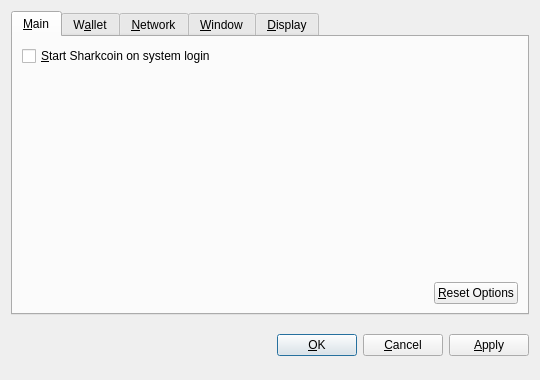
<?xml version="1.0" encoding="UTF-8"?>
<ui version="4.0">
 <class>OptionsDialog</class>
 <widget class="QDialog" name="OptionsDialog">
  <property name="geometry">
   <rect>
    <x>0</x>
    <y>0</y>
    <width>540</width>
    <height>380</height>
   </rect>
  </property>
  <property name="windowTitle">
   <string>Options</string>
  </property>
  <property name="modal">
   <bool>true</bool>
  </property>
  <layout class="QVBoxLayout" name="verticalLayout">
   <item>
    <widget class="QTabWidget" name="tabWidget">
     <property name="tabPosition">
      <enum>QTabWidget::North</enum>
     </property>
     <property name="currentIndex">
      <number>0</number>
     </property>
     <widget class="QWidget" name="tabMain">
      <attribute name="title">
       <string>&amp;Main</string>
      </attribute>
      <layout class="QVBoxLayout" name="verticalLayout_Main">
       <item>
        <widget class="QCheckBox" name="bitcoinAtStartup">
         <property name="toolTip">
          <string>Automatically start Sharkcoin after logging in to the system.</string>
         </property>
         <property name="text">
          <string>&amp;Start Sharkcoin on system login</string>
         </property>
        </widget>
       </item>
       <item>
        <spacer name="verticalSpacer_Main">
         <property name="orientation">
          <enum>Qt::Vertical</enum>
         </property>
         <property name="sizeHint" stdset="0">
          <size>
           <width>20</width>
           <height>40</height>
          </size>
         </property>
        </spacer>
       </item>
       <item>
        <layout class="QHBoxLayout" name="horizontalLayout_2_Main">
         <item>
          <spacer name="horizontalSpacer_2_Main">
           <property name="orientation">
            <enum>Qt::Horizontal</enum>
           </property>
           <property name="sizeHint" stdset="0">
            <size>
             <width>40</width>
             <height>20</height>
            </size>
           </property>
          </spacer>
         </item>
         <item>
          <widget class="QPushButton" name="resetButton">
           <property name="toolTip">
            <string>Reset all client options to default.</string>
           </property>
           <property name="text">
            <string>&amp;Reset Options</string>
           </property>
           <property name="autoDefault">
            <bool>false</bool>
           </property>
          </widget>
         </item>
        </layout>
       </item>
      </layout>
     </widget>
     <widget class="QWidget" name="tabWallet">
      <attribute name="title">
       <string>W&amp;allet</string>
      </attribute>
      <layout class="QVBoxLayout" name="verticalLayout_Network">
       <item>
        <widget class="QLabel" name="transactionFeeInfoLabel">
         <property name="text">
          <string>Optional transaction fee per kB that helps make sure your transactions are processed quickly. Most transactions are 1 kB.</string>
         </property>
         <property name="textFormat">
          <enum>Qt::PlainText</enum>
         </property>
         <property name="wordWrap">
          <bool>true</bool>
         </property>
        </widget>
       </item>
       <item>
        <layout class="QHBoxLayout" name="horizontalLayout_1_Main">
         <item>
          <widget class="QLabel" name="transactionFeeLabel">
           <property name="text">
            <string>Pay transaction &amp;fee</string>
           </property>
           <property name="textFormat">
            <enum>Qt::PlainText</enum>
           </property>
           <property name="buddy">
            <cstring>transactionFee</cstring>
           </property>
          </widget>
         </item>
         <item>
          <widget class="BitcoinAmountField" name="transactionFee"/>
         </item>
         <item>
          <spacer name="horizontalSpacer_1_Main">
           <property name="orientation">
            <enum>Qt::Horizontal</enum>
           </property>
           <property name="sizeHint" stdset="0">
            <size>
             <width>40</width>
             <height>20</height>
            </size>
           </property>
          </spacer>
         </item>
        </layout>
       </item>
       <item>
        <widget class="QLabel" name="label">
         <property name="text">
          <string>If you disable the spending of unconfirmed change, the change from a transaction cannot be used until that transaction has at least one confirmation. This also affects how your balance is computed.</string>
         </property>
         <property name="wordWrap">
          <bool>true</bool>
         </property>
        </widget>
       </item>
       <item>
        <widget class="QCheckBox" name="spendZeroConfChange">
         <property name="text">
          <string>Spend unconfirmed change  (experts only)</string>
         </property>
        </widget>
       </item>
       <item>
        <spacer name="verticalSpacer">
         <property name="orientation">
          <enum>Qt::Vertical</enum>
         </property>
         <property name="sizeHint" stdset="0">
          <size>
           <width>20</width>
           <height>40</height>
          </size>
         </property>
        </spacer>
       </item>
      </layout>
     </widget>
     <widget class="QWidget" name="tabNetwork">
      <attribute name="title">
       <string>&amp;Network</string>
      </attribute>
      <layout class="QVBoxLayout" name="verticalLayout_Network">
       <item>
        <widget class="QCheckBox" name="mapPortUpnp">
         <property name="toolTip">
          <string>Automatically open the Sharkcoin client port on the router. This only works when your router supports UPnP and it is enabled.</string>
         </property>
         <property name="text">
          <string>Map port using &amp;UPnP</string>
         </property>
        </widget>
       </item>
       <item>
        <widget class="QCheckBox" name="connectSocks">
         <property name="toolTip">
          <string>Connect to the Sharkcoin network through a SOCKS proxy (e.g. when connecting through Tor).</string>
         </property>
         <property name="text">
          <string>&amp;Connect through SOCKS proxy:</string>
         </property>
        </widget>
       </item>
       <item>
        <layout class="QHBoxLayout" name="horizontalLayout_Network">
         <item>
          <widget class="QLabel" name="proxyIpLabel">
           <property name="text">
            <string>Proxy &amp;IP:</string>
           </property>
           <property name="textFormat">
            <enum>Qt::PlainText</enum>
           </property>
           <property name="buddy">
            <cstring>proxyIp</cstring>
           </property>
          </widget>
         </item>
         <item>
          <widget class="QValidatedLineEdit" name="proxyIp">
           <property name="maximumSize">
            <size>
             <width>140</width>
             <height>16777215</height>
            </size>
           </property>
           <property name="toolTip">
            <string>IP address of the proxy (e.g. 127.0.0.1)</string>
           </property>
          </widget>
         </item>
         <item>
          <widget class="QLabel" name="proxyPortLabel">
           <property name="text">
            <string>&amp;Port:</string>
           </property>
           <property name="textFormat">
            <enum>Qt::PlainText</enum>
           </property>
           <property name="buddy">
            <cstring>proxyPort</cstring>
           </property>
          </widget>
         </item>
         <item>
          <widget class="QLineEdit" name="proxyPort">
           <property name="maximumSize">
            <size>
             <width>55</width>
             <height>16777215</height>
            </size>
           </property>
           <property name="toolTip">
            <string>Port of the proxy (e.g. 9050)</string>
           </property>
          </widget>
         </item>
         <item>
          <widget class="QLabel" name="socksVersionLabel">
           <property name="text">
            <string>SOCKS &amp;Version:</string>
           </property>
           <property name="textFormat">
            <enum>Qt::PlainText</enum>
           </property>
           <property name="buddy">
            <cstring>socksVersion</cstring>
           </property>
          </widget>
         </item>
         <item>
          <widget class="QValueComboBox" name="socksVersion">
           <property name="toolTip">
            <string>SOCKS version of the proxy (e.g. 5)</string>
           </property>
          </widget>
         </item>
         <item>
          <spacer name="horizontalSpacer_Network">
           <property name="orientation">
            <enum>Qt::Horizontal</enum>
           </property>
           <property name="sizeHint" stdset="0">
            <size>
             <width>40</width>
             <height>20</height>
            </size>
           </property>
          </spacer>
         </item>
        </layout>
       </item>
       <item>
        <spacer name="verticalSpacer_Network">
         <property name="orientation">
          <enum>Qt::Vertical</enum>
         </property>
         <property name="sizeHint" stdset="0">
          <size>
           <width>20</width>
           <height>40</height>
          </size>
         </property>
        </spacer>
       </item>
      </layout>
     </widget>
     <widget class="QWidget" name="tabWindow">
      <attribute name="title">
       <string>&amp;Window</string>
      </attribute>
      <layout class="QVBoxLayout" name="verticalLayout_Window">
       <item>
        <widget class="QCheckBox" name="minimizeToTray">
         <property name="toolTip">
          <string>Show only a tray icon after minimizing the window.</string>
         </property>
         <property name="text">
          <string>&amp;Minimize to the tray instead of the taskbar</string>
         </property>
        </widget>
       </item>
       <item>
        <widget class="QCheckBox" name="minimizeOnClose">
         <property name="toolTip">
          <string>Minimize instead of exit the application when the window is closed. When this option is enabled, the application will be closed only after selecting Quit in the menu.</string>
         </property>
         <property name="text">
          <string>M&amp;inimize on close</string>
         </property>
        </widget>
       </item>
       <item>
        <spacer name="verticalSpacer_Window">
         <property name="orientation">
          <enum>Qt::Vertical</enum>
         </property>
         <property name="sizeHint" stdset="0">
          <size>
           <width>20</width>
           <height>40</height>
          </size>
         </property>
        </spacer>
       </item>
      </layout>
     </widget>
     <widget class="QWidget" name="tabDisplay">
      <attribute name="title">
       <string>&amp;Display</string>
      </attribute>
      <layout class="QVBoxLayout" name="verticalLayout_Display">
       <item>
        <layout class="QHBoxLayout" name="horizontalLayout_1_Display">
         <item>
          <widget class="QLabel" name="langLabel">
           <property name="text">
            <string>User Interface &amp;language:</string>
           </property>
           <property name="textFormat">
            <enum>Qt::PlainText</enum>
           </property>
           <property name="buddy">
            <cstring>lang</cstring>
           </property>
          </widget>
         </item>
         <item>
          <widget class="QValueComboBox" name="lang">
           <property name="toolTip">
            <string>The user interface language can be set here. This setting will take effect after restarting Sharkcoin.</string>
           </property>
          </widget>
         </item>
        </layout>
       </item>
       <item>
        <layout class="QHBoxLayout" name="horizontalLayout_2_Display">
         <item>
          <widget class="QLabel" name="unitLabel">
           <property name="text">
            <string>&amp;Unit to show amounts in:</string>
           </property>
           <property name="textFormat">
            <enum>Qt::PlainText</enum>
           </property>
           <property name="buddy">
            <cstring>unit</cstring>
           </property>
          </widget>
         </item>
         <item>
          <widget class="QValueComboBox" name="unit">
           <property name="toolTip">
            <string>Choose the default subdivision unit to show in the interface and when sending coins.</string>
           </property>
          </widget>
         </item>
        </layout>
       </item>
       <item>
        <widget class="QCheckBox" name="displayAddresses">
         <property name="toolTip">
          <string>Whether to show Sharkcoin addresses in the transaction list or not.</string>
         </property>
         <property name="text">
          <string>&amp;Display addresses in transaction list</string>
         </property>
        </widget>
       </item>
       <item>
        <widget class="QCheckBox" name="coinControlFeatures">
         <property name="toolTip">
          <string>Whether to show coin control features or not.</string>
         </property>
         <property name="text">
          <string>Display coin &amp;control features (experts only!)</string>
         </property>
        </widget>
       </item>
       <item>
        <spacer name="verticalSpacer_Display">
         <property name="orientation">
          <enum>Qt::Vertical</enum>
         </property>
         <property name="sizeHint" stdset="0">
          <size>
           <width>20</width>
           <height>40</height>
          </size>
         </property>
        </spacer>
       </item>
      </layout>
     </widget>
    </widget>
   </item>
   <item>
    <layout class="QHBoxLayout" name="horizontalLayout_Buttons">
     <item>
      <spacer name="horizontalSpacer_1">
       <property name="orientation">
        <enum>Qt::Horizontal</enum>
       </property>
       <property name="sizeHint" stdset="0">
        <size>
         <width>40</width>
         <height>48</height>
        </size>
       </property>
      </spacer>
     </item>
     <item>
      <widget class="QLabel" name="statusLabel">
       <property name="font">
        <font>
         <weight>75</weight>
         <bold>true</bold>
        </font>
       </property>
       <property name="text">
        <string/>
       </property>
       <property name="textFormat">
        <enum>Qt::PlainText</enum>
       </property>
       <property name="wordWrap">
        <bool>true</bool>
       </property>
      </widget>
     </item>
     <item>
      <spacer name="horizontalSpacer_2">
       <property name="orientation">
        <enum>Qt::Horizontal</enum>
       </property>
       <property name="sizeHint" stdset="0">
        <size>
         <width>40</width>
         <height>48</height>
        </size>
       </property>
      </spacer>
     </item>
     <item>
      <widget class="QPushButton" name="okButton">
       <property name="text">
        <string>&amp;OK</string>
       </property>
      </widget>
     </item>
     <item>
      <widget class="QPushButton" name="cancelButton">
       <property name="text">
        <string>&amp;Cancel</string>
       </property>
       <property name="autoDefault">
        <bool>false</bool>
       </property>
      </widget>
     </item>
     <item>
      <widget class="QPushButton" name="applyButton">
       <property name="text">
        <string>&amp;Apply</string>
       </property>
       <property name="autoDefault">
        <bool>false</bool>
       </property>
      </widget>
     </item>
    </layout>
   </item>
  </layout>
 </widget>
 <customwidgets>
  <customwidget>
   <class>BitcoinAmountField</class>
   <extends>QSpinBox</extends>
   <header>bitcoinamountfield.h</header>
  </customwidget>
  <customwidget>
   <class>QValueComboBox</class>
   <extends>QComboBox</extends>
   <header>qvaluecombobox.h</header>
  </customwidget>
  <customwidget>
   <class>QValidatedLineEdit</class>
   <extends>QLineEdit</extends>
   <header>qvalidatedlineedit.h</header>
  </customwidget>
 </customwidgets>
 <resources/>
 <connections/>
</ui>
